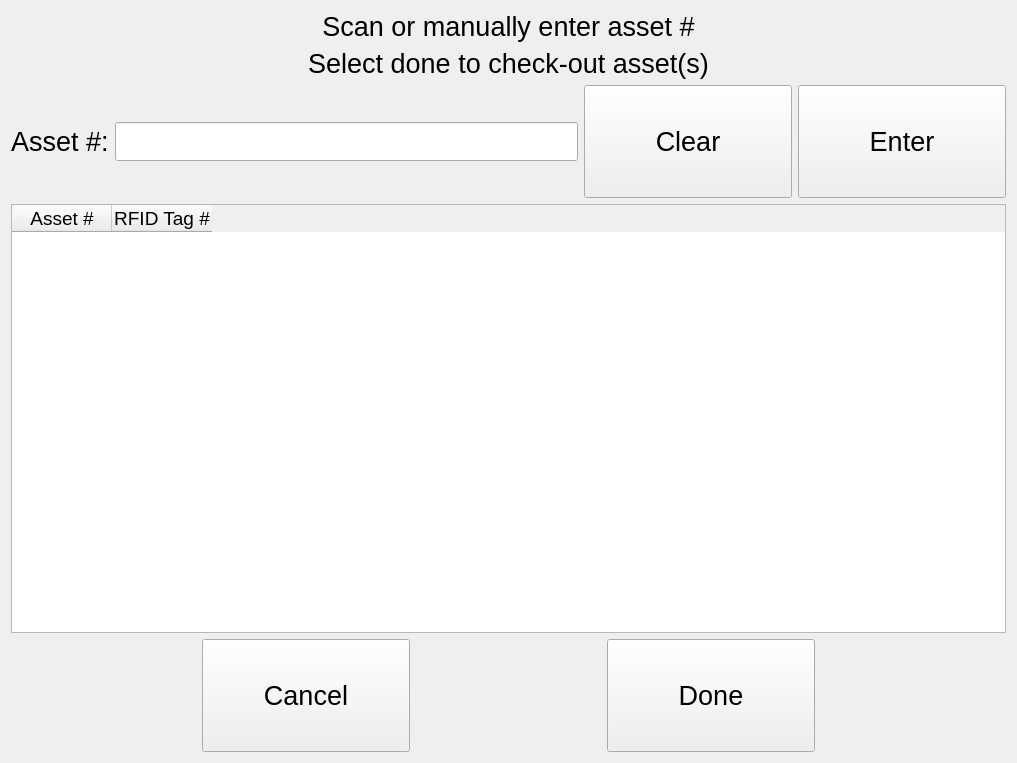
<?xml version="1.0" encoding="UTF-8"?>
<ui version="4.0">
 <class>Form</class>
 <widget class="QWidget" name="Form">
  <property name="geometry">
   <rect>
    <x>0</x>
    <y>0</y>
    <width>1017</width>
    <height>763</height>
   </rect>
  </property>
  <property name="windowTitle">
   <string>Form</string>
  </property>
  <layout class="QVBoxLayout" name="verticalLayout_3">
   <item>
    <layout class="QVBoxLayout" name="verticalLayout_2">
     <item>
      <widget class="QLabel" name="label">
       <property name="font">
        <font>
         <pointsize>20</pointsize>
        </font>
       </property>
       <property name="text">
        <string>Scan or manually enter asset #</string>
       </property>
       <property name="alignment">
        <set>Qt::AlignCenter</set>
       </property>
      </widget>
     </item>
     <item>
      <widget class="QLabel" name="label_3">
       <property name="font">
        <font>
         <pointsize>20</pointsize>
        </font>
       </property>
       <property name="text">
        <string>Select done to check-out asset(s)</string>
       </property>
       <property name="alignment">
        <set>Qt::AlignCenter</set>
       </property>
      </widget>
     </item>
    </layout>
   </item>
   <item>
    <layout class="QHBoxLayout" name="horizontalLayout_2">
     <item>
      <widget class="QLabel" name="label_2">
       <property name="font">
        <font>
         <pointsize>20</pointsize>
        </font>
       </property>
       <property name="text">
        <string>Asset #:</string>
       </property>
      </widget>
     </item>
     <item>
      <widget class="QLineEdit" name="lineEdit">
       <property name="sizePolicy">
        <sizepolicy hsizetype="Expanding" vsizetype="Fixed">
         <horstretch>0</horstretch>
         <verstretch>0</verstretch>
        </sizepolicy>
       </property>
       <property name="font">
        <font>
         <pointsize>20</pointsize>
        </font>
       </property>
      </widget>
     </item>
     <item>
      <widget class="QPushButton" name="pushButton_4">
       <property name="sizePolicy">
        <sizepolicy hsizetype="Minimum" vsizetype="Preferred">
         <horstretch>0</horstretch>
         <verstretch>0</verstretch>
        </sizepolicy>
       </property>
       <property name="minimumSize">
        <size>
         <width>208</width>
         <height>113</height>
        </size>
       </property>
       <property name="maximumSize">
        <size>
         <width>208</width>
         <height>113</height>
        </size>
       </property>
       <property name="font">
        <font>
         <pointsize>20</pointsize>
        </font>
       </property>
       <property name="text">
        <string>Clear</string>
       </property>
      </widget>
     </item>
     <item>
      <widget class="QPushButton" name="pushButton_3">
       <property name="minimumSize">
        <size>
         <width>208</width>
         <height>113</height>
        </size>
       </property>
       <property name="maximumSize">
        <size>
         <width>208</width>
         <height>113</height>
        </size>
       </property>
       <property name="font">
        <font>
         <pointsize>20</pointsize>
        </font>
       </property>
       <property name="text">
        <string>Enter</string>
       </property>
      </widget>
     </item>
    </layout>
   </item>
   <item>
    <layout class="QVBoxLayout" name="verticalLayout">
     <item>
      <widget class="QTableWidget" name="tableWidget">
       <property name="sizePolicy">
        <sizepolicy hsizetype="Expanding" vsizetype="Expanding">
         <horstretch>0</horstretch>
         <verstretch>0</verstretch>
        </sizepolicy>
       </property>
       <property name="font">
        <font>
         <pointsize>14</pointsize>
        </font>
       </property>
       <column>
        <property name="text">
         <string>Asset #</string>
        </property>
        <property name="textAlignment">
         <set>AlignCenter</set>
        </property>
       </column>
       <column>
        <property name="text">
         <string>RFID Tag #</string>
        </property>
        <property name="textAlignment">
         <set>AlignHCenter|AlignTop</set>
        </property>
       </column>
      </widget>
     </item>
     <item>
      <layout class="QHBoxLayout" name="horizontalLayout">
       <item>
        <widget class="QPushButton" name="pushButton_2">
         <property name="sizePolicy">
          <sizepolicy hsizetype="Minimum" vsizetype="Expanding">
           <horstretch>0</horstretch>
           <verstretch>0</verstretch>
          </sizepolicy>
         </property>
         <property name="minimumSize">
          <size>
           <width>208</width>
           <height>113</height>
          </size>
         </property>
         <property name="maximumSize">
          <size>
           <width>208</width>
           <height>113</height>
          </size>
         </property>
         <property name="font">
          <font>
           <pointsize>20</pointsize>
          </font>
         </property>
         <property name="text">
          <string>Cancel</string>
         </property>
        </widget>
       </item>
       <item>
        <widget class="QPushButton" name="pushButton">
         <property name="sizePolicy">
          <sizepolicy hsizetype="Minimum" vsizetype="Expanding">
           <horstretch>0</horstretch>
           <verstretch>0</verstretch>
          </sizepolicy>
         </property>
         <property name="minimumSize">
          <size>
           <width>208</width>
           <height>113</height>
          </size>
         </property>
         <property name="maximumSize">
          <size>
           <width>208</width>
           <height>113</height>
          </size>
         </property>
         <property name="baseSize">
          <size>
           <width>16</width>
           <height>16</height>
          </size>
         </property>
         <property name="font">
          <font>
           <pointsize>20</pointsize>
          </font>
         </property>
         <property name="text">
          <string>Done</string>
         </property>
        </widget>
       </item>
      </layout>
     </item>
    </layout>
   </item>
  </layout>
 </widget>
 <resources/>
 <connections/>
</ui>
